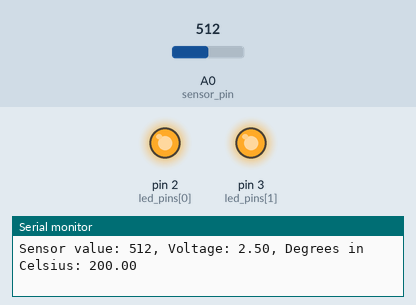
Bench run of a sketch on a simulated Arduino Uno, built with avr-gcc and run on an emulated ATmega328P. Parts: output pins drawn as LEDs (lit = HIGH), the last lines printed to the serial monitor. The inputs (shaded band) are chosen by the test bench; at power-on: A0 (sensor_pin) = 512.

Above: at 2.8 s.
2.9 s: A0 (sensor_pin) set to 144
5.6 s: A0 (sensor_pin) set to 133
At 6.8 s:
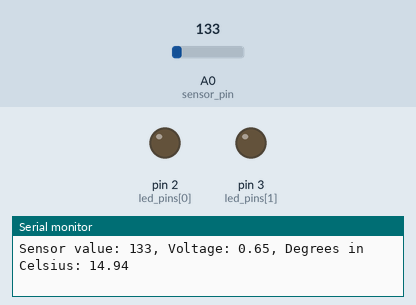
8.3 s: A0 (sensor_pin) set to 306
At 11.2 s:
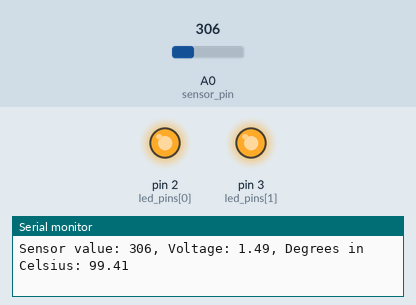
11.5 s: A0 (sensor_pin) set to 122
At 12.7 s:
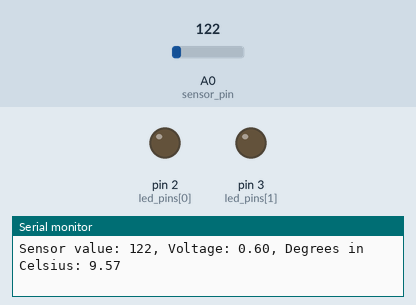
Timing chart, 0 to 14.5 s (numbered marks = the images above; inputs shaded):
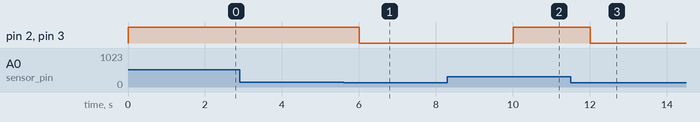

The sketch:

ex03.ino
```cpp
// Arduino Engineering Lab
// Exercise n. 03

// define constants
const int sensor_pin = A0;
const float baseline = 20.0;
const int led_pins[] = {2, 3, 4};                   // array of LED pins
const int no_pins = sizeof(led_pins) / sizeof(int); // number of pins
const int wait_next = 2000;                         // milliseconds between two acquisitions

// initialisation
void setup()
{
    // open a serial connection
    Serial.begin(9600);

    // set the digital pins as outputs using a for loop
    for (int cnt = 0; cnt < no_pins - 1; cnt++)
    {
        pinMode(led_pins[cnt], OUTPUT);
        digitalWrite(led_pins[cnt], LOW);
    }
}

// main loop function
void loop()
{
    // read the sensor value from ADC on AnalogIn pin 0
    int sensor_value = analogRead(sensor_pin);

    // send the 10-bit sensor value out the serial port
    Serial.print("Sensor value: ");
    Serial.print(sensor_value);

    // convert the ADC reading to voltage
    float voltage = (sensor_value / 1024.0) * 5;

    // send the voltage level out the serial port
    Serial.print(", Voltage: ");
    Serial.print(voltage);

    // convert voltage to temperature (500 mV offset)
    float temperature = (voltage - 0.5) * 100;

    // send the temperaure out the serial port
    Serial.print(", Degrees in Celsius: ");
    Serial.println(temperature);

    if (temperature < baseline)
    {
        // temperature less than 20°C
        digitalWrite(led_pins[0], LOW); // OFF
        digitalWrite(led_pins[1], LOW); // OFF
        digitalWrite(led_pins[2], LOW); // OFF
    }
    else if (temperature > baseline + 2 &&
             temperature < baseline + 8)
    {
        // temperature between 22°C and 28°C
        digitalWrite(led_pins[0], HIGH); // ON
        digitalWrite(led_pins[1], LOW);  // OFF
        digitalWrite(led_pins[2], LOW);  // OFF
    }
    else if (temperature > baseline + 8 &&
             temperature < baseline + 12)
    {
        // temperature between 28°C and 32°C
        digitalWrite(led_pins[0], HIGH); // ON
        digitalWrite(led_pins[1], HIGH); // ON
        digitalWrite(led_pins[2], LOW);  // OFF
    }
    else if (temperature > baseline + 12)
    {
        // temperature greater than 32°C
        digitalWrite(led_pins[0], HIGH); // ON
        digitalWrite(led_pins[1], HIGH); // ON
        digitalWrite(led_pins[2], HIGH); // ON
    }

    // wait 2s
    delay(wait_next);
}
```

Measured:
- the behaviour switches between 144 and 143 on A0 (sensor_pin) (found by bisection; images 0 and 1)
- after the input at 5.6 s, pin 2 (led_pins[0]), pin 3 (led_pins[1]): HIGH → LOW after 0.41 s
- after the input at 8.3 s, pin 2 (led_pins[0]), pin 3 (led_pins[1]): LOW → HIGH after 1.7 s
- after the input at 11.5 s, pin 2 (led_pins[0]), pin 3 (led_pins[1]): HIGH → LOW after 0.51 s
